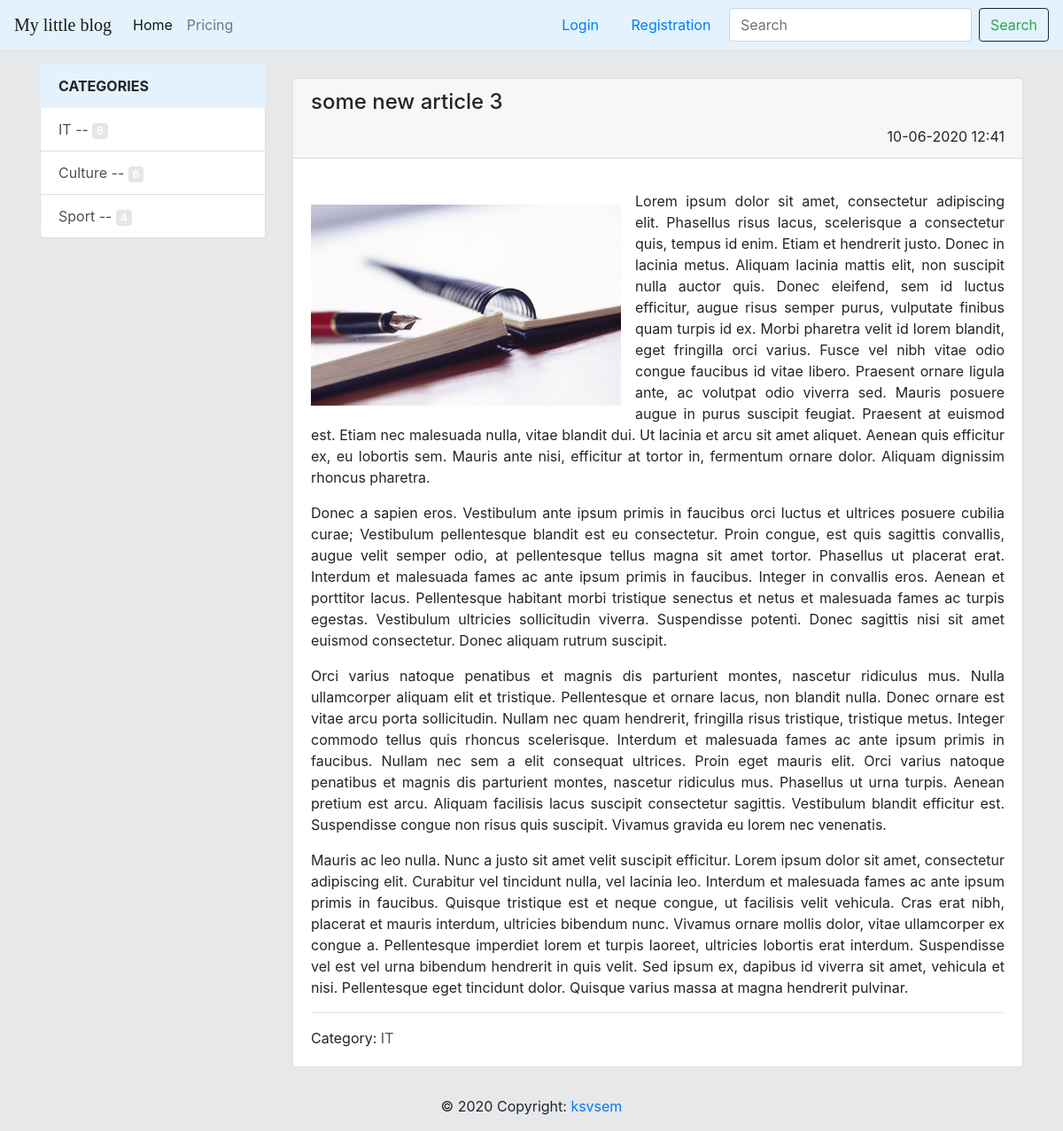
/news/16/, run on the app's committed database.
### news/models.py (models this page shows, shortened)
class Category(models.Model):
    category_title = models.CharField(max_length=150, db_index=True)
    def get_absolute_url(self):
        return reverse('category', kwargs={'category_id': self.pk})
    def __str__(self):
        return f'{self.category_title}'
    class Meta:
        verbose_name = "Категория"
        verbose_name_plural = 'Category'
        ordering = ['category_title']

class News(models.Model):
    title = models.CharField(max_length=200, unique=True)
    content = models.TextField(blank=True)
    created = models.DateTimeField(auto_now_add=True)
    updated = models.DateTimeField(auto_now=True)
    photo = models.ImageField(blank=True, upload_to='photos/%Y/%m/%d/', default='photos/Article.jpg')
    published = models.BooleanField(default=True)
    category = models.ForeignKey('Category', on_delete=models.PROTECT, null=True, blank=True)
    views_count = models.IntegerField(default=0)
    class Meta:
        verbose_name = "Новость"
        verbose_name_plural = 'News'
        ordering = ['-created', 'title']

### news/views.py (the view)
# urls.py: path('news/<int:pk>/', ViewNews.as_view(), name='view_news'),
class ViewNews(DetailView):
    model = News
    template_name = 'news/view_news.html'
    context_object_name = 'article'

### news/templatetags/news_tags.py (called while the page is built)
@register.simple_tag
def show_categories():
    categories = Category.objects.annotate(cnt=Count('news')).filter(cnt__gt=0)
    return  categories

### news/templates/news/view_news.html (shortened to what this page needs)
{% extends 'base.html' %}
{% block sidebar %}
    <div class="col-md-3">
        {% include 'news/include/categories_sidebar.html' %}
    </div>
{% endblock %}
{% block content %}
    <div class="col-md-9">
        <div class="container mt-3">
            <div class="row">
                <div class="card mb-3">
                    <div class="card-header">
                        <h4 class="card-title">{{ article.title }}</h4>
                        <div  style="text-align: right">
                            {{ article.created|date:"d-m-Y H:i" }}
                        </div>
                    </div>
                    <div class="card-body">
                        <div class="media" style=" display: block;">
                            {% if article.photo %}
                                <img src="{{ article.photo.url }}" alt="article photo" width="350"
                                     style="float: left; margin: 1em 1em 0 0;">
                            {% else %}
                                <img src="{{ article_img }}" alt="" width="350" class="mr-3"
                                     >
                            {% endif %}
                            <div class="media-body">
                                <p class="card-text" style="text-align: justify">{{ article.content|safe }}</p>
                            </div>
                            <hr>
                            {% if article.category %}
                                Category: <a href="{{ article.category.get_absolute_url }}"
                                            class="list-group-item-action">{{ article.category }} </a>
                            {% endif %}
                        </div>
                    </div>
                </div>
            </div>
        </div>
    </div>
{% endblock %}

### news/templates/news/include/categories_sidebar.html
{% load news_tags %}
{% load cache %}
{% cache 300 sidebar %}
<div class="list-group">
    <a href="#" class="list-group-item list-group-item-action active" style="color: #212529; background-color: #e3f2fd; border-color: #e3f2fd; font-weight: bold; text-transform: uppercase">
        Categories
    </a>
    {% show_categories as categories %}
    {% for category in categories %}
        <a href="{{ category.get_absolute_url }}" class="list-group-item list-group-item-action">{{ category.category_title }} --
            <span class="badge badge-dark"  style="background-color: #e4e6e9">{{ category.cnt }}</span>
        </a>
    {% endfor %}
</div>
{% endcache %}

### static/styles.css (style rules this page uses)
body { background-color: #e6e8ea; }

### data on the page
Category: category_title "IT", cnt "6"
Category: category_title "Culture", cnt "6"
Category: category_title "Sport", cnt "4"
News: title "some new article 3", created "10-06-2020 12:41", photo (picture), content "Lorem ipsum dolor sit amet, consectetur adipiscing elit. Phasellus risus lacus, scelerisque a consectetur quis, tempus id enim. Etiam et hendrerit justo. Donec in lacinia metus. Aliquam lacinia mattis elit, non suscipit nulla auctor quis. Donec eleifend, sem id luctus efficitur, augue risus semper purus, vulputate finibus quam turpis id ex. Morbi pharetra velit id lorem blandit, eget fringilla orci varius. Fusce vel nibh vitae odio congue faucibus id vitae libero. Praesent ornare ligula ante, ac volutpat odio viverra sed. Mauris posuere augue in purus suscipit feugiat. Praesent at euismod est. Etiam nec malesuada nulla, vitae blandit dui. Ut lacinia et arcu sit amet aliquet. Aenean quis…", category "IT"
